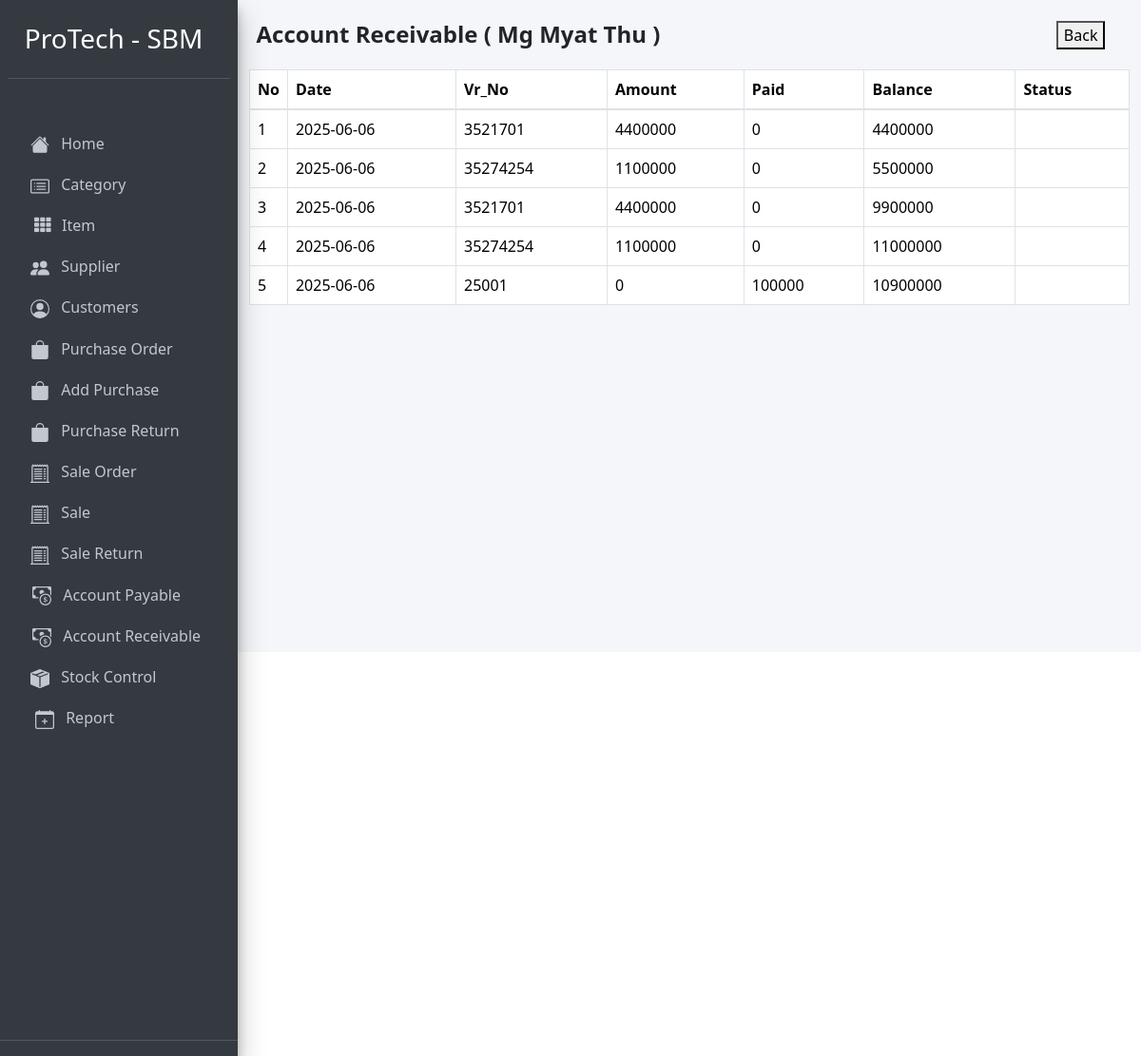
Page /account_receivable_detail.php?customer_id=3002 on the earlier database version.
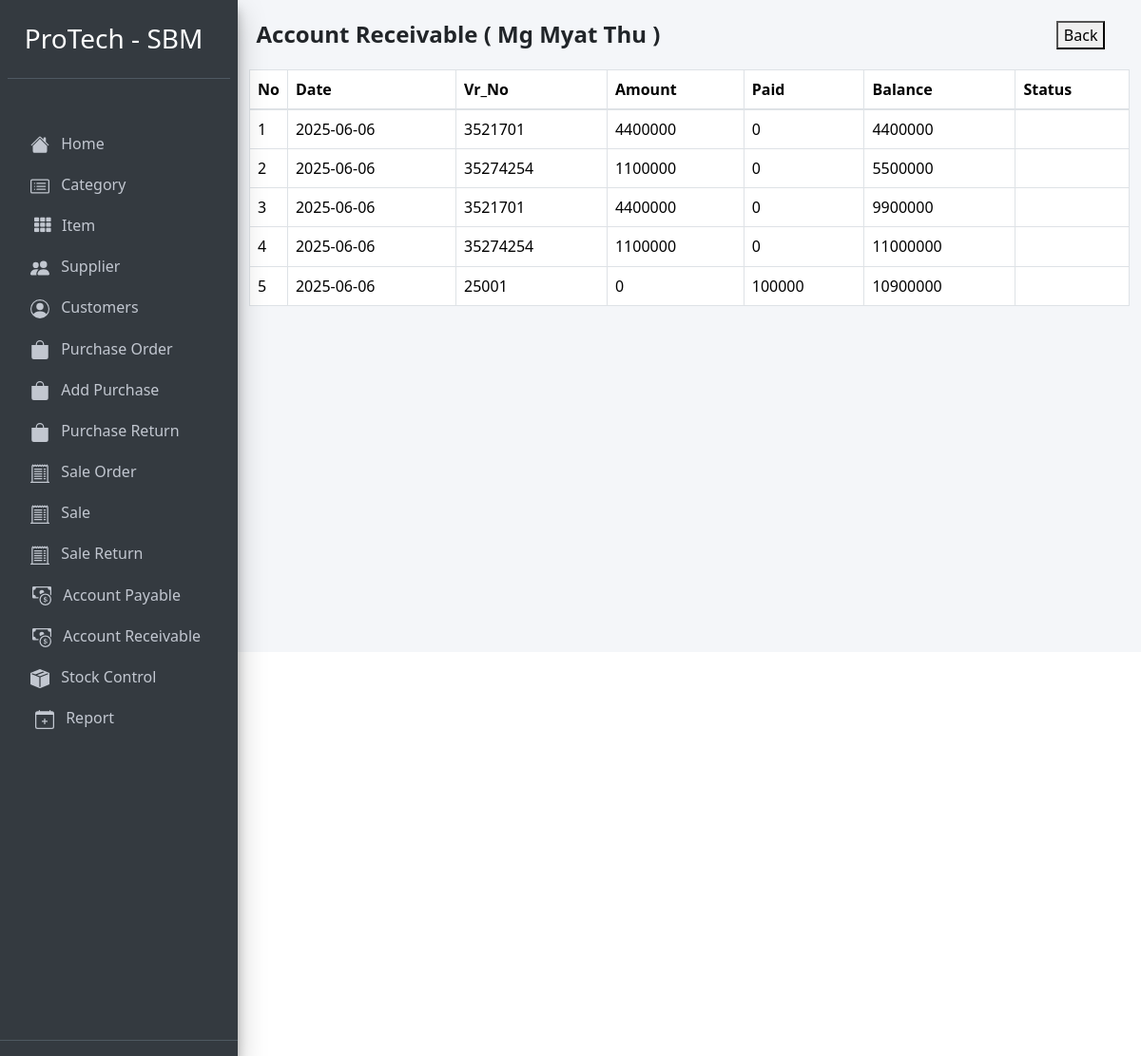
Same page on the later database version.
### tables this page shows
CREATE TABLE `receivable` (
  `id` int(11) NOT NULL,
  `date` date NOT NULL,
  `vr_no` varchar(255) NOT NULL,
  `customer_id` varchar(255) NOT NULL,
  `amount` int(11) NOT NULL,
  `paid` int(11) NOT NULL,
  `balance` int(11) NOT NULL,
  `sale_id` int(11) NOT NULL,
  `asc_id` int(11) NOT NULL,
  `group_id` int(11) NOT NULL,
  `status` varchar(100) NOT NULL
);

### account_receivable_detail.php (the view, shortened to what this page needs)
<?php
require '../Config/config.php';
  ?>
  <?php include 'header.php'; ?>
<?php
    $customer_id = $_GET['customer_id'];
    $receivablestmt = $pdo->prepare("SELECT * FROM receivable WHERE customer_id='$customer_id' ORDER BY asc_id");
    $receivablestmt->execute();
    $receivabledata = $receivablestmt->fetchAll();
    $customerstmt = $pdo->prepare("SELECT * FROM customer WHERE customer_id='$customer_id'");
    $customerstmt->execute();
    $customer = $customerstmt->fetch(PDO::FETCH_ASSOC);
 ?>
<div class="container">
  <div class="d-flex" style="margin-top:-17px;">
    <h4 class="col-11"><b>Account Receivable ( <?php echo $customer['customer_name']; ?> )</b></h4>
    <a href="account_receivable.php"><button class="">Back</button></a>
  </div>
  <div class="outer" style="margin-top:-10px;">
    <table class="table table-bordered mt-4 table-hover">
      <thead>
        <tr>
          <th style="width: 10px">No</th>
          <th>Date</th>
          <th>Vr_No</th>
          <th>Amount</th>
          <th>Paid</th>
          <th>Balance</th>
          <th>Status</th>
        </tr>
      </thead>
      <tbody>
        <?php
          if ($receivabledata) {
            $id = 1;
            foreach ($receivabledata as $value) {
         ?>
        <tr data-bs-toggle="modal" data-bs-target="#myModal<?php echo $value['id']; ?>">
          <td><?php echo $id; ?></td>
          <td><?php echo $value['date'];?></td>
          <td><?php echo $value['vr_no'];?></td>
          <td><?php echo $value['amount'];?></td>
          <td><?php echo $value['paid'];?></td>
          <td><?php echo $value['balance'];?></td>
          <td><span class="badge <?php if($value['status'] == 'paid'){ echo "badge-success"; }elseif($value['status'] == 'pending'){ echo "badge-primary"; } ?>"><?php echo $value['status'];?></span></td>
        </tr>
            <?php
             $id++;
            }
          }
         ?>
      </tbody>
    </table>
  </div>
</div>

Differences in the rows shown:
changed receivable (number 1 of 5 on the later page): status empty → "0" (drawn)
changed receivable (number 2 of 5 on the later page): status empty → "0" (drawn)
changed receivable (number 3 of 5 on the later page): status empty → "0" (drawn)
changed receivable (number 4 of 5 on the later page): status empty → "0" (drawn)
changed receivable (number 5 of 5 on the later page): status empty → "0" (drawn)
